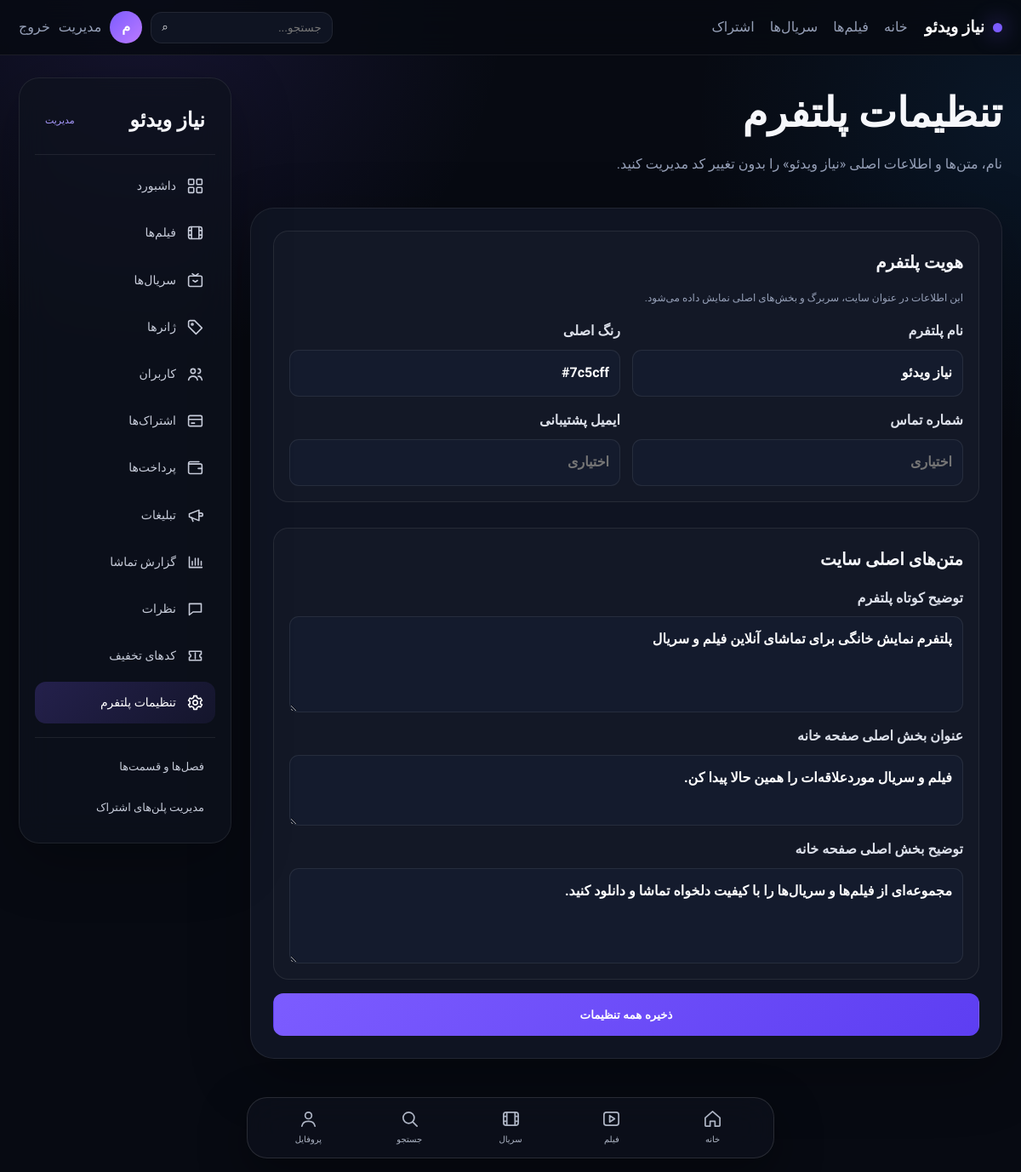
The app's page /admin/settings (signed in) with its own data.
### models/extra.py (models this page shows)
class Setting(db.Model):
    __tablename__ = 'settings'
    id = db.Column(db.Integer, primary_key=True)
    key = db.Column(db.String(120), unique=True, nullable=False)
    value = db.Column(db.Text, default='', nullable=False)

### models/user.py (models this page shows, shortened)
class User(UserMixin, db.Model):
    __tablename__ = "users"
    id = db.Column(db.Integer, primary_key=True)
    name = db.Column(db.String(120), nullable=False)
    email = db.Column(db.String(255), unique=True, nullable=False, index=True)
    phone = db.Column(db.String(30), unique=True, nullable=True, index=True)
    password_hash = db.Column(db.String(255), nullable=False)
    is_admin = db.Column(db.Boolean, default=False, nullable=False)
    created_at = db.Column(db.DateTime, default=datetime.utcnow, nullable=False)
    subscriptions = db.relationship("Subscription", back_populates="user", lazy=True, cascade="all, delete-orphan")
    favorites = db.relationship("Favorite", back_populates="user", lazy=True, cascade="all, delete-orphan")
    history = db.relationship("WatchHistory", back_populates="user", lazy=True, cascade="all, delete-orphan")

### routes/admin.py (the view, shortened to what this page needs)
@bp.route("/settings", methods=["GET", "POST"])
@admin_required
def settings():
    values = {s.key: s.value for s in Setting.query.all()}
    return render_template("admin/settings.html", values=values, **admin_context("settings"))

### routes/admin.py (called while the page is built)
def admin_context(active):
    return {"active": active}

### services/auth.py (called while the page is built)
def admin_required(view):
    @wraps(view)
    def wrapped(*args, **kwargs):
        if not current_user.is_authenticated or not current_user.is_admin:
            abort(403)
        return view(*args, **kwargs)
    return wrapped

### templates/admin/settings.html
{% extends 'admin/layout.html' %}
{% block admin_content %}
<div class="admin-head">
  <div><h1>تنظیمات پلتفرم</h1><p>نام، متن‌ها و اطلاعات اصلی «نیاز ویدئو» را بدون تغییر کد مدیریت کنید.</p></div>
</div>
<section class="form-page">
  <form method="post" class="admin-form">
    <div class="settings-section">
      <h2>هویت پلتفرم</h2>
      <p>این اطلاعات در عنوان سایت، سربرگ و بخش‌های اصلی نمایش داده می‌شود.</p>
      <div class="form-grid">
        <label>نام پلتفرم<input name="setting_site_name" value="{{ values.get('site_name','نیاز ویدئو') }}" required></label>
        <label>رنگ اصلی<input type="text" name="setting_primary_color" value="{{ values.get('primary_color','#7c5cff') }}" placeholder="#7c5cff"></label>
        <label>شماره تماس<input name="setting_contact_phone" value="{{ values.get('contact_phone','') }}" placeholder="اختیاری"></label>
        <label>ایمیل پشتیبانی<input type="email" name="setting_contact_email" value="{{ values.get('contact_email','') }}" placeholder="اختیاری"></label>
      </div>
    </div>
    <div class="settings-section">
      <h2>متن‌های اصلی سایت</h2>
      <label>توضیح کوتاه پلتفرم<textarea name="setting_description" rows="3">{{ values.get('description','') }}</textarea></label>
      <label>عنوان بخش اصلی صفحه خانه<textarea name="setting_hero_title" rows="2">{{ values.get('hero_title','فیلم و سریال موردعلاقه‌ات را همین حالا پیدا کن.') }}</textarea></label>
      <label>توضیح بخش اصلی صفحه خانه<textarea name="setting_hero_description" rows="3">{{ values.get('hero_description','مجموعه‌ای از فیلم‌ها و سریال‌ها را با کیفیت دلخواه تماشا و دانلود کنید.') }}</textarea></label>
    </div>
    <button class="btn btn-primary btn-lg" type="submit">ذخیره همه تنظیمات</button>
  </form>
</section>
{% endblock %}

### templates/admin/layout.html
{% extends 'base.html' %}
{% block content %}
<div class="admin-shell">
  <aside class="admin-sidebar">
    <div class="admin-brand">
      <span>{{ site_name }}</span>
      <small>مدیریت</small>
    </div>
    <nav aria-label="منوی مدیریت">
      {% set menu = [
        ('admin.dashboard','داشبورد','grid'),
        ('admin.movies','فیلم‌ها','film'),
        ('admin.series','سریال‌ها','tv'),
        ('admin.genres','ژانرها','tag'),
        ('admin.users','کاربران','users'),
        ('admin.subscriptions','اشتراک‌ها','card'),
        ('admin.payments','پرداخت‌ها','wallet'),
        ('admin.ads','تبلیغات','megaphone'),
        ('admin.watch_report','گزارش تماشا','chart'),
        ('admin.comments','نظرات','comment'),
        ('admin.discounts','کدهای تخفیف','ticket'),
        ('admin.settings','تنظیمات پلتفرم','gear')
      ] %}
      {% for endpoint, label, icon in menu %}
        <a class="{{ 'active' if active == endpoint.split('.')[-1] else '' }}" href="{{ url_for(endpoint) }}">
          <span class="svg-icon" aria-hidden="true">
            {% if icon == 'grid' %}<svg viewBox="0 0 24 24"><rect x="3" y="3" width="7" height="7" rx="1"/><rect x="14" y="3" width="7" height="7" rx="1"/><rect x="3" y="14" width="7" height="7" rx="1"/><rect x="14" y="14" width="7" height="7" rx="1"/></svg>
            {% elif icon == 'film' %}<svg viewBox="0 0 24 24"><rect x="3" y="4" width="18" height="16" rx="3"/><path d="M7 4v16M17 4v16M3 9h4M17 9h4M3 15h4M17 15h4"/></svg>
            {% elif icon == 'tv' %}<svg viewBox="0 0 24 24"><rect x="3" y="6" width="18" height="14" rx="2"/><path d="m8 3 4 3 4-3M9 12l3 2 3-2"/></svg>
            {% elif icon == 'tag' %}<svg viewBox="0 0 24 24"><path d="M3 5v6l10 10 8-8L11 3H5a2 2 0 0 0-2 2Z"/><circle cx="8" cy="8" r="1.2"/></svg>
            {% elif icon == 'users' %}<svg viewBox="0 0 24 24"><circle cx="9" cy="8" r="3"/><path d="M3 20c.7-3.4 2.7-5 6-5s5.3 1.6 6 5M16 11a3 3 0 1 0 0-6M16 15c2.8.1 4.5 1.7 5 5"/></svg>
            {% elif icon == 'card' %}<svg viewBox="0 0 24 24"><rect x="3" y="5" width="18" height="14" rx="2"/><path d="M3 10h18M7 15h4"/></svg>
            {% elif icon == 'wallet' %}<svg viewBox="0 0 24 24"><path d="M4 7h15a2 2 0 0 1 2 2v9a2 2 0 0 1-2 2H5a2 2 0 0 1-2-2V6a2 2 0 0 1 2-2h12"/><path d="M16 13h5"/></svg>
            {% elif icon == 'megaphone' %}<svg viewBox="0 0 24 24"><path d="m4 10 13-5v14L4 14z"/><path d="M17 9h3a2 2 0 0 1 0 4h-3M7 15l2 5"/></svg>
            {% elif icon == 'chart' %}<svg viewBox="0 0 24 24"><path d="M4 19V5M4 19h17M8 16v-5M12 16V7M16 16v-9M20 16v-5"/></svg>
            {% elif icon == 'comment' %}<svg viewBox="0 0 24 24"><path d="M4 5h16v11H9l-5 4z"/></svg>
            {% elif icon == 'ticket' %}<svg viewBox="0 0 24 24"><path d="M4 6h16v4a2 2 0 0 0 0 4v4H4v-4a2 2 0 0 0 0-4z"/><path d="M12 8v8"/></svg>
            {% elif icon == 'gear' %}<svg viewBox="0 0 24 24"><circle cx="12" cy="12" r="3"/><path d="M19 13.5a7.5 7.5 0 0 0 0-3l2-1.2-2-3.4-2.2 1a8 8 0 0 0-2.6-1.5L14 3h-4l-.3 2.4a8 8 0 0 0-2.6 1.5l-2.2-1-2 3.4 2 1.2a7.5 7.5 0 0 0 0 3l-2 1.2 2 3.4 2.2-1a8 8 0 0 0 2.6 1.5L10 21h4l.3-2.4a8 8 0 0 0 2.6-1.5l2.2 1 2-3.4z"/></svg>
            {% endif %}
          </span>
          <span>{{ label }}</span>
        </a>
      {% endfor %}
      <div class="admin-sub">
        <a href="{{ url_for('admin.episodes') }}">فصل‌ها و قسمت‌ها</a>
        <a href="{{ url_for('admin.plans') }}">مدیریت پلن‌های اشتراک</a>
      </div>
    </nav>
  </aside>
  <main class="admin-main">{% block admin_content %}{% endblock %}</main>
</div>
{% endblock %}

### templates/base.html (shortened to what this page needs)
<!doctype html>
<html lang="fa" dir="rtl">
<head>
  <link rel="stylesheet" href="{{ url_for('static', filename='css/app.css') }}"><style>:root{--primary:{{ primary_color|e }};}</style>
</head>
<body>
  <header class="topbar">
    <a class="brand" href="{{ url_for('main.home') }}"><span class="brand-dot"></span>{{ site_name }}</a>
    <nav class="main-nav">
      <a href="{{ url_for('main.home') }}">خانه</a>
      <a href="{{ url_for('main.movies') }}">فیلم‌ها</a>
      <a href="{{ url_for('main.series') }}">سریال‌ها</a>
      <a href="{{ url_for('main.subscriptions') }}">اشتراک</a>
    </nav>
    <div class="top-actions">
      <form class="search" action="{{ url_for('main.home') }}" method="get">
        <input name="q" value="{{ request.args.get('q','') }}" placeholder="جستجو...">
        <button aria-label="جستجو">⌕</button>
      </form>
      {% if current_user.is_authenticated %}
        <a class="avatar" href="{{ url_for('main.profile') }}">{{ current_user.name[:1] }}</a>
        {% if current_user.is_admin %}<a class="mini-link" href="{{ url_for('admin.dashboard') }}">مدیریت</a>{% endif %}
        <a class="mini-link" href="{{ url_for('auth.logout') }}">خروج</a>
      {% else %}
        <a class="btn btn-ghost" href="{{ url_for('auth.login') }}">ورود</a>
        <a class="btn btn-primary" href="{{ url_for('auth.register') }}">ثبت‌نام</a>
      {% endif %}
    </div>
  </header>
  <main class="page-shell">{% block content %}{% endblock %}</main>
  <nav class="bottom-nav" aria-label="منوی اصلی">
    <a href="{{ url_for('main.home') }}"><svg viewBox="0 0 24 24"><path d="M3 10.8 12 3l9 7.8v9.2a1 1 0 0 1-1 1h-5v-6H9v6H4a1 1 0 0 1-1-1z"/></svg><small>خانه</small></a>
    <a href="{{ url_for('main.movies') }}"><svg viewBox="0 0 24 24"><rect x="3" y="4" width="18" height="16" rx="3"/><path d="m10 8 6 4-6 4z"/></svg><small>فیلم</small></a>
    <a href="{{ url_for('main.series') }}"><svg viewBox="0 0 24 24"><rect x="3" y="4" width="18" height="16" rx="3"/><path d="M7 4v16M17 4v16M3 9h4M17 9h4M3 15h4M17 15h4"/></svg><small>سریال</small></a>
    <a href="{{ url_for('main.home') }}#search"><svg viewBox="0 0 24 24"><circle cx="10.8" cy="10.8" r="6.8"/><path d="m16 16 5 5"/></svg><small>جستجو</small></a>
    <a href="{{ url_for('main.profile') if current_user.is_authenticated else url_for('auth.login') }}"><svg viewBox="0 0 24 24"><circle cx="12" cy="8" r="4"/><path d="M4 21c.8-4 3.4-6 8-6s7.2 2 8 6"/></svg><small>پروفایل</small></a>
  </nav>
</body>
</html>

### records on screen
Setting: value "نیاز ویدئو", setting_site_name "نیاز ویدئو"
User: name "م"
Setting: setting_primary_color "#7c5cff"
Setting: setting_description "پلتفرم نمایش خانگی برای تماشای آنلاین فیلم و سریال"
Setting: setting_hero_title "فیلم و سریال موردعلاقه‌ات را همین حالا پیدا کن."
Setting: setting_hero_description "مجموعه‌ای از فیلم‌ها و سریال‌ها را با کیفیت دلخواه تماشا و دانلود کنید."

### other values on screen
{{ label }} "داشبورد" "فیلم‌ها" "سریال‌ها" "ژانرها" "کاربران" "اشتراک‌ها" "پرداخت‌ها" "تبلیغات" "گزارش تماشا" "نظرات" "کدهای تخفیف" "تنظیمات پلتفرم"
